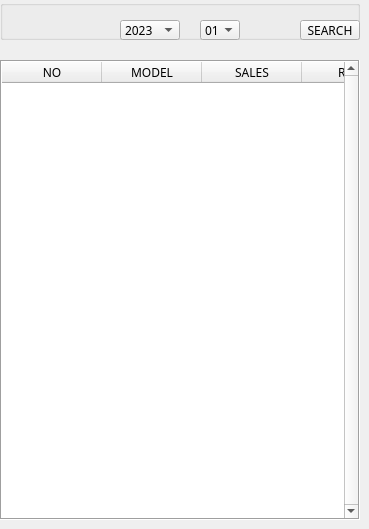
        <widget class="QWidget" name="page_27">
         <widget class="QTableWidget" name="tableWidget_17">
          <property name="geometry">
           <rect>
            <x>0</x>
            <y>60</y>
            <width>360</width>
            <height>460</height>
           </rect>
          </property>
          <property name="font">
           <font>
            <family>맑은 고딕</family>
           </font>
          </property>
          <property name="frameShape">
           <enum>QFrame::Box</enum>
          </property>
          <property name="frameShadow">
           <enum>QFrame::Sunken</enum>
          </property>
          <property name="lineWidth">
           <number>1</number>
          </property>
          <property name="verticalScrollBarPolicy">
           <enum>Qt::ScrollBarAlwaysOn</enum>
          </property>
          <property name="horizontalScrollBarPolicy">
           <enum>Qt::ScrollBarAlwaysOff</enum>
          </property>
          <property name="editTriggers">
           <set>QAbstractItemView::NoEditTriggers</set>
          </property>
          <property name="dragEnabled">
           <bool>true</bool>
          </property>
          <property name="showGrid">
           <bool>false</bool>
          </property>
          <property name="gridStyle">
           <enum>Qt::NoPen</enum>
          </property>
          <property name="sortingEnabled">
           <bool>false</bool>
          </property>
          <property name="wordWrap">
           <bool>true</bool>
          </property>
          <property name="cornerButtonEnabled">
           <bool>true</bool>
          </property>
          <attribute name="horizontalHeaderVisible">
           <bool>true</bool>
          </attribute>
          <attribute name="horizontalHeaderCascadingSectionResizes">
           <bool>false</bool>
          </attribute>
          <attribute name="horizontalHeaderMinimumSectionSize">
           <number>40</number>
          </attribute>
          <attribute name="horizontalHeaderDefaultSectionSize">
           <number>100</number>
          </attribute>
          <attribute name="horizontalHeaderHighlightSections">
           <bool>true</bool>
          </attribute>
          <attribute name="verticalHeaderVisible">
           <bool>false</bool>
          </attribute>
          <attribute name="verticalHeaderCascadingSectionResizes">
           <bool>false</bool>
          </attribute>
          <attribute name="verticalHeaderShowSortIndicator" stdset="0">
           <bool>false</bool>
          </attribute>
          <attribute name="verticalHeaderStretchLastSection">
           <bool>false</bool>
          </attribute>
          <column>
           <property name="text">
            <string>NO</string>
           </property>
           <property name="font">
            <font>
             <family>맑은 고딕</family>
            </font>
           </property>
          </column>
          <column>
           <property name="text">
            <string>MODEL</string>
           </property>
           <property name="font">
            <font>
             <family>맑은 고딕</family>
            </font>
           </property>
          </column>
          <column>
           <property name="text">
            <string>SALES</string>
           </property>
           <property name="font">
            <font>
             <family>맑은 고딕</family>
            </font>
           </property>
          </column>
          <column>
           <property name="text">
            <string>RATE</string>
           </property>
          </column>
         </widget>
         <widget class="QGroupBox" name="groupBox_18">
          <property name="geometry">
           <rect>
            <x>0</x>
            <y>0</y>
            <width>360</width>
            <height>40</height>
           </rect>
          </property>
          <property name="title">
           <string/>
          </property>
          <property name="flat">
           <bool>true</bool>
          </property>
          <widget class="QComboBox" name="comboBox_year_5">
           <property name="geometry">
            <rect>
             <x>120</x>
             <y>20</y>
             <width>60</width>
             <height>20</height>
            </rect>
           </property>
           <property name="font">
            <font>
             <family>맑은 고딕</family>
            </font>
           </property>
           <item>
            <property name="text">
             <string>2023</string>
            </property>
           </item>
           <item>
            <property name="text">
             <string>2022</string>
            </property>
           </item>
          </widget>
          <widget class="QComboBox" name="comboBox_month_5">
           <property name="geometry">
            <rect>
             <x>200</x>
             <y>20</y>
             <width>40</width>
             <height>20</height>
            </rect>
           </property>
           <property name="font">
            <font>
             <family>맑은 고딕</family>
            </font>
           </property>
           <item>
            <property name="text">
             <string>01</string>
            </property>
           </item>
           <item>
            <property name="text">
             <string>02</string>
            </property>
           </item>
           <item>
            <property name="text">
             <string>03</string>
            </property>
           </item>
           <item>
            <property name="text">
             <string>04</string>
            </property>
           </item>
           <item>
            <property name="text">
             <string>05</string>
            </property>
           </item>
           <item>
            <property name="text">
             <string>06</string>
            </property>
           </item>
           <item>
            <property name="text">
             <string>07</string>
            </property>
           </item>
           <item>
            <property name="text">
             <string>08</string>
            </property>
           </item>
           <item>
            <property name="text">
             <string>09</string>
            </property>
           </item>
           <item>
            <property name="text">
             <string>10</string>
            </property>
           </item>
           <item>
            <property name="text">
             <string>11</string>
            </property>
           </item>
           <item>
            <property name="text">
             <string>12</string>
            </property>
           </item>
          </widget>
          <widget class="QPushButton" name="pushButton_9">
           <property name="geometry">
            <rect>
             <x>300</x>
             <y>20</y>
             <width>60</width>
             <height>20</height>
            </rect>
           </property>
           <property name="font">
            <font>
             <family>맑은 고딕</family>
            </font>
           </property>
           <property name="text">
            <string>SEARCH</string>
           </property>
          </widget>
         </widget>
        </widget>
